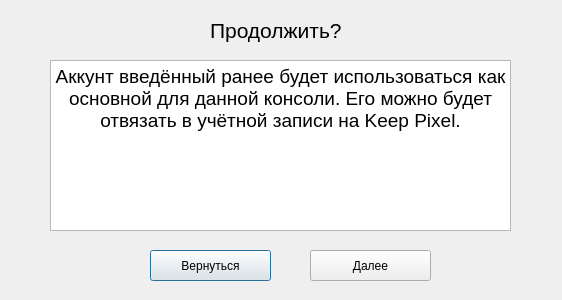
<?xml version="1.0" encoding="UTF-8"?>
<ui version="4.0">
 <class>Dialog</class>
 <widget class="QDialog" name="Dialog">
  <property name="geometry">
   <rect>
    <x>0</x>
    <y>0</y>
    <width>562</width>
    <height>300</height>
   </rect>
  </property>
  <property name="windowTitle">
   <string>Dialog</string>
  </property>
  <widget class="QTextBrowser" name="textBrowser">
   <property name="geometry">
    <rect>
     <x>50</x>
     <y>60</y>
     <width>461</width>
     <height>171</height>
    </rect>
   </property>
   <property name="html">
    <string>&lt;!DOCTYPE HTML PUBLIC &quot;-//W3C//DTD HTML 4.0//EN&quot; &quot;http://www.w3.org/TR/REC-html40/strict.dtd&quot;&gt;
&lt;html&gt;&lt;head&gt;&lt;meta name=&quot;qrichtext&quot; content=&quot;1&quot; /&gt;&lt;meta charset=&quot;utf-8&quot; /&gt;&lt;style type=&quot;text/css&quot;&gt;
p, li { white-space: pre-wrap; }
&lt;/style&gt;&lt;/head&gt;&lt;body style=&quot; font-family:'Segoe UI'; font-size:9pt; font-weight:400; font-style:normal;&quot;&gt;
&lt;p align=&quot;center&quot; style=&quot; margin-top:0px; margin-bottom:0px; margin-left:0px; margin-right:0px; -qt-block-indent:0; text-indent:0px;&quot;&gt;&lt;span style=&quot; font-size:14pt;&quot;&gt;Аккунт введённый ранее будет использоваться как основной для данной консоли. Его можно будет отвязать в учётной записи на Keep Pixel.&lt;/span&gt;&lt;/p&gt;
&lt;p align=&quot;center&quot; style=&quot;-qt-paragraph-type:empty; margin-top:0px; margin-bottom:0px; margin-left:0px; margin-right:0px; -qt-block-indent:0; text-indent:0px; font-size:14pt;&quot;&gt;&lt;br /&gt;&lt;/p&gt;&lt;/body&gt;&lt;/html&gt;</string>
   </property>
  </widget>
  <widget class="QLabel" name="label">
   <property name="geometry">
    <rect>
     <x>210</x>
     <y>10</y>
     <width>131</width>
     <height>41</height>
    </rect>
   </property>
   <property name="font">
    <font>
     <pointsize>16</pointsize>
    </font>
   </property>
   <property name="text">
    <string>Продолжить?</string>
   </property>
  </widget>
  <widget class="QPushButton" name="pushButton_2">
   <property name="geometry">
    <rect>
     <x>150</x>
     <y>250</y>
     <width>121</width>
     <height>31</height>
    </rect>
   </property>
   <property name="text">
    <string>Вернуться</string>
   </property>
  </widget>
  <widget class="QPushButton" name="pushButton_3">
   <property name="geometry">
    <rect>
     <x>310</x>
     <y>250</y>
     <width>121</width>
     <height>31</height>
    </rect>
   </property>
   <property name="text">
    <string>Далее</string>
   </property>
  </widget>
 </widget>
 <resources/>
 <connections/>
</ui>
